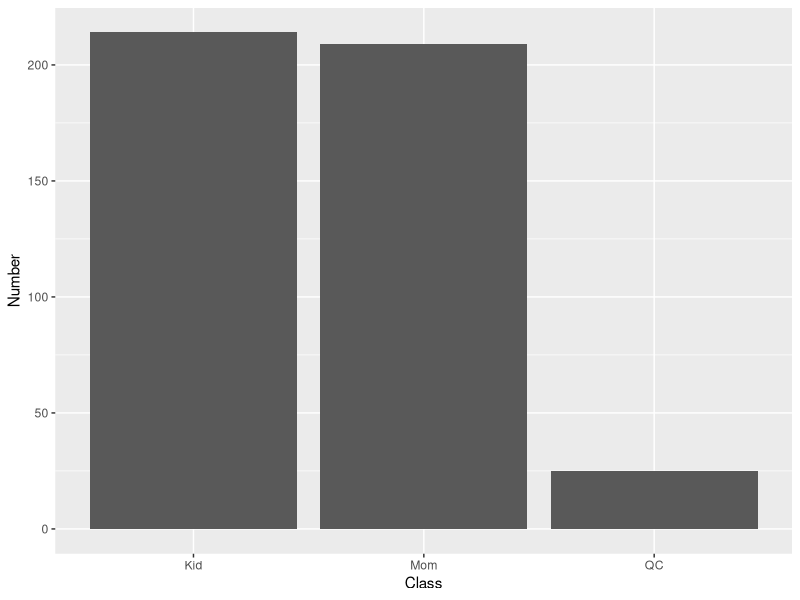

Source code (R):
## ---- chunk 1
# Like show$kable_number_of() and the "Summary of Targets" table of the external report
df <- data.frame(Class = c("Kid", "Mom", "QC"), Number = c(214L, 209L, 25L), Percent = c("47.8%", "46.7%", "5.6%"))
knitr::kable(df, caption = "Samples", align = "lrr") |>
  kableExtra::kable_styling(full_width = FALSE)
knitr::kable(df, caption = "Summary of Targets") |>
  kableExtra::kable_styling(latex_options = "striped", full_width = FALSE, repeat_header_continued = TRUE)
## ---- chunk 2
#| fig-height: 3
library(ggplot2)
ggplot(df, aes(Class, Number)) + geom_col()
